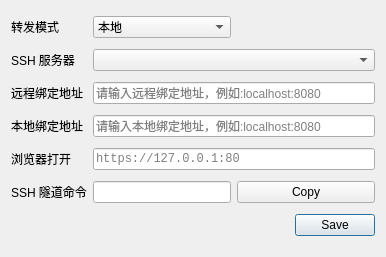
<?xml version="1.0" encoding="UTF-8"?>
<ui version="4.0">
 <class>TunnelConfig</class>
 <widget class="QDialog" name="TunnelConfig">
  <property name="geometry">
   <rect>
    <x>0</x>
    <y>0</y>
    <width>386</width>
    <height>257</height>
   </rect>
  </property>
  <property name="windowTitle">
   <string>Dialog</string>
  </property>
  <layout class="QGridLayout" name="gridLayout">
   <item row="9" column="0" colspan="3">
    <layout class="QHBoxLayout" name="horizontalLayout">
     <item>
      <spacer name="horizontalSpacer">
       <property name="orientation">
        <enum>Qt::Orientation::Horizontal</enum>
       </property>
       <property name="sizeHint" stdset="0">
        <size>
         <width>188</width>
         <height>20</height>
        </size>
       </property>
      </spacer>
     </item>
     <item>
      <widget class="QDialogButtonBox" name="buttonBox">
       <property name="orientation">
        <enum>Qt::Orientation::Horizontal</enum>
       </property>
       <property name="standardButtons">
        <set>QDialogButtonBox::StandardButton::Save</set>
       </property>
      </widget>
     </item>
    </layout>
   </item>
   <item row="1" column="1" colspan="2">
    <widget class="QComboBox" name="comboBox_ssh"/>
   </item>
   <item row="7" column="0">
    <widget class="QLabel" name="label_browser_open">
     <property name="text">
      <string>浏览器打开</string>
     </property>
    </widget>
   </item>
   <item row="6" column="1" colspan="2">
    <widget class="QLineEdit" name="local_bind_address_edit">
     <property name="placeholderText">
      <string>请输入本地绑定地址，例如:localhost:8080</string>
     </property>
    </widget>
   </item>
   <item row="8" column="1">
    <widget class="QLineEdit" name="ssh_command">
     <property name="font">
      <font>
       <family>Monospace</family>
      </font>
     </property>
     <property name="readOnly">
      <bool>true</bool>
     </property>
    </widget>
   </item>
   <item row="3" column="0">
    <widget class="QLabel" name="label_remote_bind_address_edit">
     <property name="text">
      <string>远程绑定地址</string>
     </property>
    </widget>
   </item>
   <item row="0" column="2">
    <spacer name="horizontalSpacer_2">
     <property name="orientation">
      <enum>Qt::Orientation::Horizontal</enum>
     </property>
     <property name="sizeHint" stdset="0">
      <size>
       <width>40</width>
       <height>20</height>
      </size>
     </property>
    </spacer>
   </item>
   <item row="0" column="0">
    <widget class="QLabel" name="label">
     <property name="text">
      <string>转发模式</string>
     </property>
    </widget>
   </item>
   <item row="6" column="0">
    <widget class="QLabel" name="label_local_bind_address_edit">
     <property name="text">
      <string>本地绑定地址</string>
     </property>
    </widget>
   </item>
   <item row="8" column="2">
    <widget class="QPushButton" name="copy">
     <property name="text">
      <string>Copy</string>
     </property>
    </widget>
   </item>
   <item row="1" column="0">
    <widget class="QLabel" name="label_ssh_port_edit">
     <property name="text">
      <string>SSH 服务器</string>
     </property>
    </widget>
   </item>
   <item row="0" column="1">
    <widget class="QComboBox" name="comboBox_tunnel_type">
     <item>
      <property name="text">
       <string>本地</string>
      </property>
      <property name="icon">
       <iconset>
        <selectedon>../icons/Localhost.png</selectedon>
       </iconset>
      </property>
     </item>
     <item>
      <property name="text">
       <string>远程</string>
      </property>
      <property name="icon">
       <iconset>
        <selectedon>../icons/remote.png</selectedon>
       </iconset>
      </property>
     </item>
     <item>
      <property name="text">
       <string>动态</string>
      </property>
      <property name="icon">
       <iconset>
        <selectedon>../icons/dynamic.png</selectedon>
       </iconset>
      </property>
     </item>
    </widget>
   </item>
   <item row="7" column="1" colspan="2">
    <widget class="QLineEdit" name="browser_open">
     <property name="font">
      <font>
       <family>Monospace</family>
      </font>
     </property>
     <property name="placeholderText">
      <string>https://127.0.0.1:80</string>
     </property>
    </widget>
   </item>
   <item row="3" column="1" colspan="2">
    <widget class="QLineEdit" name="remote_bind_address_edit">
     <property name="placeholderText">
      <string>请输入远程绑定地址，例如:localhost:8080</string>
     </property>
    </widget>
   </item>
   <item row="8" column="0">
    <widget class="QLabel" name="label_ssh_command">
     <property name="text">
      <string>SSH 隧道命令</string>
     </property>
    </widget>
   </item>
  </layout>
 </widget>
 <tabstops>
  <tabstop>browser_open</tabstop>
  <tabstop>ssh_command</tabstop>
  <tabstop>copy</tabstop>
 </tabstops>
 <resources/>
 <connections>
  <connection>
   <sender>buttonBox</sender>
   <signal>accepted()</signal>
   <receiver>TunnelConfig</receiver>
   <slot>accept()</slot>
   <hints>
    <hint type="sourcelabel">
     <x>248</x>
     <y>254</y>
    </hint>
    <hint type="destinationlabel">
     <x>157</x>
     <y>274</y>
    </hint>
   </hints>
  </connection>
  <connection>
   <sender>buttonBox</sender>
   <signal>rejected()</signal>
   <receiver>TunnelConfig</receiver>
   <slot>reject()</slot>
   <hints>
    <hint type="sourcelabel">
     <x>316</x>
     <y>260</y>
    </hint>
    <hint type="destinationlabel">
     <x>286</x>
     <y>274</y>
    </hint>
   </hints>
  </connection>
 </connections>
</ui>
